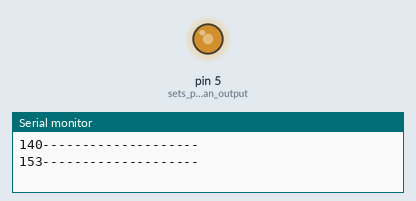
Simulated run of this sketch. Board: Arduino Uno, built with avr-gcc and run on an emulated ATmega328P. Shown: output pins drawn as LEDs (lit = HIGH), the last lines printed to the serial monitor.

Above: at 0.05 s.
At 0.85 s:
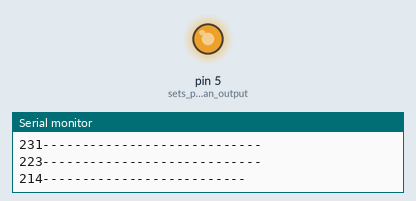
At 1.45 s:
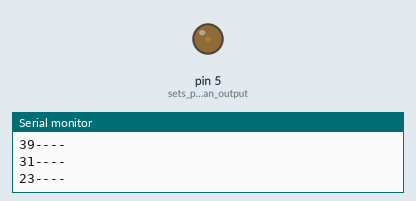
At 2.15 s:
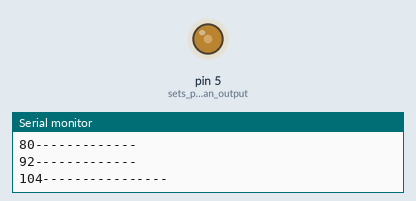
Timing chart, 0 to 5.1 s (numbered marks = the images above):
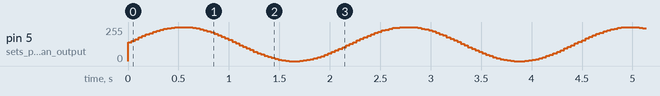

The sketch:

Led_Blink_Revisited.ino
```cpp
int power = 0;
bool down  = false;
int delayVar = 25;
float(trig) = 0.0;

void setup()
{
	Serial.begin(9600);
	pinMode(5, OUTPUT); // sets pin 5 as an output
}


void loop()
{
trig = trig+ 0.1;
	if (down == false){
		power = (128*sin(trig))+128; // sets power as sinear function
		constrain(power, 0, 255);
		analogWrite(5, power); //makes led brightness equal to power
		delay(10);
	}
	Serial.print(power); // prints value of power
// following code prints amount of lines based on the power value.
	if (power > 0 && power < 20){
		Serial.println("-");
		delay(delayVar);
	}
	else if (power < 40){
		Serial.println("----");
		delay(delayVar);
	}
	else if(power < 60){
		Serial.println("-------");
		delay(delayVar);
	}
	else if(power < 80){
		Serial.println("----------");
		delay(delayVar);
	}
	else if(power < 100){
		Serial.println("-------------");
		delay(delayVar);
	}
	else if(power < 120){
		Serial.println("----------------");
		delay(delayVar);
	}
	else if(power < 140){
		Serial.println("------------------");
		delay(delayVar);
	}
	else if(power < 160){
		Serial.println("--------------------");
		delay(delayVar);
	}
	else if(power < 180){
		Serial.println("----------------------");
		delay(delayVar);
	}
	else if(power < 200){
		Serial.println("------------------------");
		delay(delayVar);
	}
	else if(power < 220){
		Serial.println("--------------------------");
		delay(delayVar);
	}
	else if(power < 240){
		Serial.println("----------------------------");
		delay(delayVar);
	}
	else if(power <= 255){
		Serial.println("------------------------------");
		delay(delayVar);
	}
}
```
